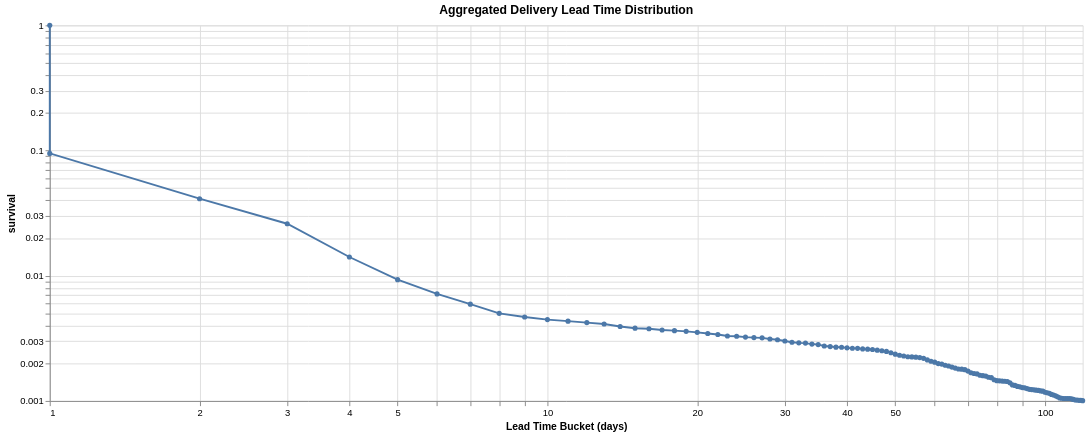

The notebook cell saved with this chart:
### Code cell
importlib.reload(lib)
df = (
    operations.sort(
        pl.col("Heure_Syst_Oper").first().over("id"), pl.col("Heure_Syst_Oper")
    )
    .pipe(
        complete_operations,
        end_states=[
            # "liv",
            "aexp",
        ],
    )
    # .join(fields["Id", "Destination"], left_on="id", right_on="Id", how="left")
    # .filter(pl.col("id").n_unique().over("Destination") >= 10000)
    .pipe(lib.span_by_id, key="id", date_col="Heure_Syst_Oper")
    .pipe(lib.survival_table, value_col="lead_days", bucket_size=1)
    # .sort(pl.col("cab").n_unique().over("Destination"))
    # .group_by("Destination", maintain_order=True)
    # .map_groups(
    #     lambda g: g.pipe(lib.span_by_id, key="id", date_col="Heure_Syst_Oper")
    #     .pipe(lib.survival_table, value_col="lead_days", bucket_size=10)
    #     .with_columns(Destination=pl.lit(g["Destination"][0]))
    # )
    # .filter(pl.col("bucket") > 0)
)

base = (
    alt.Chart(df)
    .mark_line(point=True)
    .encode(
        x=alt.X("bucket:Q", title="Lead Time Bucket (days)").scale(
            domainMin=1,
            type="log",
        ),
        tooltip=[
            alt.Tooltip("bucket:Q", title="days"),
            alt.Tooltip("cum_hazard:Q", title="cum_hazard"),
            alt.Tooltip("events:Q", title="events"),
            alt.Tooltip("survival:Q", title="survival"),
        ],
    )
    .properties(
        width=1100, height=400, title="Aggregated Delivery Lead Time Distribution"
    )
)

chart = (
    base.encode(
        y=alt.Y(
            # "pdf:Q",
            # "hazard:Q",
            "survival:Q",
        ).scale(
            type="log",
        ),
    )
    # .facet(
    #     row=alt.Row("Destination:N", title="Destination"),
    # )
)

chart

### Figure 1 — Vega-Lite specification as saved in the notebook (floating-point values rounded to 4 significant figures)
{"config": {"view": {"continuousWidth": 300, "continuousHeight": 300}}, "data": {"name": "data-bb0f48b4038827f09140c40529821ff8"}, "mark": {"type": "line", "point": true}, "encoding": {"tooltip": [{"field": "bucket", "title": "days", "type": "quantitative"}, {"field": "cum_hazard", "title": "cum_hazard", "type": "quantitative"}, {"field": "events", "title": "events", "type": "quantitative"}, {"field": "survival", "title": "survival", "type": "quantitative"}], "x": {"field": "bucket", "scale": {"domainMin": 1, "type": "log"}, "title": "Lead Time Bucket (days)", "type": "quantitative"}, "y": {"field": "survival", "scale": {"type": "log"}, "type": "quantitative"}}, "height": 400, "title": "Aggregated Delivery Lead Time Distribution", "width": 1100, "$schema": "https://vega.github.io/schema/vega-lite/v6.4.1.json", "datasets": {"data-bb0f48b4038827f09140c40529821ff8": [{"bucket": 0, "events": 155757, "pdf": 0.9051, "survival": 1.0, "hazard": 0.9051, "cum_hazard": 0.9051}, {"bucket": 1, "events": 9232, "pdf": 0.05365, "survival": 0.09489, "hazard": 0.5654, "cum_hazard": 1.47}, {"bucket": 2, "events": 2618, "pdf": 0.01521, "survival": 0.04124, "hazard": 0.3689, "cum_hazard": 1.839}, {"bucket": 3, "events": 2050, "pdf": 0.01191, "survival": 0.02603, "hazard": 0.4577, "cum_hazard": 2.297}, {"bucket": 4, "events": 828, "pdf": 0.004812, "survival": 0.01412, "hazard": 0.3409, "cum_hazard": 2.638}, {"bucket": 5, "events": 369, "pdf": 0.002144, "survival": 0.009303, "hazard": 0.2305, "cum_hazard": 2.868}, {"bucket": 6, "events": 212, "pdf": 0.001232, "survival": 0.007159, "hazard": 0.1721, "cum_hazard": 3.041}, {"bucket": 7, "events": 158, "pdf": 0.0009181, "survival": 0.005927, "hazard": 0.1549, "cum_hazard": 3.195}, {"bucket": 8, "events": 56, "pdf": 0.0003254, "survival": 0.005009, "hazard": 0.06497, "cum_hazard": 3.26}, {"bucket": 9, "events": 38, "pdf": 0.0002208, "survival": 0.004684, "hazard": 0.04715, "cum_hazard": 3.308}, {"bucket": 10, "events": 21, "pdf": 0.000122, "survival": 0.004463, "hazard": 0.02734, "cum_hazard": 3.335}, {"bucket": 11, "events": 20, "pdf": 0.0001162, "survival": 0.004341, "hazard": 0.02677, "cum_hazard": 3.362}, {"bucket": 12, "events": 19, "pdf": 0.0001104, "survival": 0.004225, "hazard": 0.02613, "cum_hazard": 3.388}, {"bucket": 13, "events": 31, "pdf": 0.0001801, "survival": 0.004114, "hazard": 0.04379, "cum_hazard": 3.432}, {"bucket": 14, "events": 21, "pdf": 0.000122, "survival": 0.003934, "hazard": 0.03102, "cum_hazard": 3.463}, {"bucket": 15, "events": 7, "pdf": 4.068e-05, "survival": 0.003812, "hazard": 0.01067, "cum_hazard": 3.473}, {"bucket": 16, "events": 14, "pdf": 8.135e-05, "survival": 0.003771, "hazard": 0.02157, "cum_hazard": 3.495}, {"bucket": 17, "events": 8, "pdf": 4.649e-05, "survival": 0.00369, "hazard": 0.0126, "cum_hazard": 3.507}, {"bucket": 18, "events": 8, "pdf": 4.649e-05, "survival": 0.003644, "hazard": 0.01276, "cum_hazard": 3.52}, {"bucket": 19, "events": 11, "pdf": 6.392e-05, "survival": 0.003597, "hazard": 0.01777, "cum_hazard": 3.538}, {"bucket": 20, "events": 13, "pdf": 7.554e-05, "survival": 0.003533, "hazard": 0.02138, "cum_hazard": 3.559}, {"bucket": 21, "events": 11, "pdf": 6.392e-05, "survival": 0.003458, "hazard": 0.01849, "cum_hazard": 3.578}, {"bucket": 22, "events": 16, "pdf": 9.298e-05, "survival": 0.003394, "hazard": 0.0274, "cum_hazard": 3.605}, {"bucket": 23, "events": 2, "pdf": 1.162e-05, "survival": 0.003301, "hazard": 0.003521, "cum_hazard": 3.609}, {"bucket": 24, "events": 9, "pdf": 5.23e-05, "survival": 0.003289, "hazard": 0.0159, "cum_hazard": 3.625}, {"bucket": 25, "events": 5, "pdf": 2.906e-05, "survival": 0.003237, "hazard": 0.008977, "cum_hazard": 3.634}, {"bucket": 26, "events": 3, "pdf": 1.743e-05, "survival": 0.003208, "hazard": 0.005435, "cum_hazard": 3.639}, {"bucket": 27, "events": 11, "pdf": 6.392e-05, "survival": 0.00319, "hazard": 0.02004, "cum_hazard": 3.659}, {"bucket": 28, "events": 8, "pdf": 4.649e-05, "survival": 0.003126, "hazard": 0.01487, "cum_hazard": 3.674}, {"bucket": 29, "events": 12, "pdf": 6.973e-05, "survival": 0.00308, "hazard": 0.02264, "cum_hazard": 3.697}, {"bucket": 30, "events": 11, "pdf": 6.392e-05, "survival": 0.00301, "hazard": 0.02124, "cum_hazard": 3.718}, {"bucket": 31, "events": 6, "pdf": 3.487e-05, "survival": 0.002946, "hazard": 0.01183, "cum_hazard": 3.73}, {"bucket": 32, "events": 2, "pdf": 1.162e-05, "survival": 0.002911, "hazard": 0.003992, "cum_hazard": 3.734}, {"bucket": 33, "events": 9, "pdf": 5.23e-05, "survival": 0.0029, "hazard": 0.01804, "cum_hazard": 3.752}, {"bucket": 34, "events": 5, "pdf": 2.906e-05, "survival": 0.002847, "hazard": 0.0102, "cum_hazard": 3.762}, {"bucket": 35, "events": 12, "pdf": 6.973e-05, "survival": 0.002818, "hazard": 0.02474, "cum_hazard": 3.787}, {"bucket": 36, "events": 5, "pdf": 2.906e-05, "survival": 0.002749, "hazard": 0.01057, "cum_hazard": 3.797}, {"bucket": 37, "events": 5, "pdf": 2.906e-05, "survival": 0.00272, "hazard": 0.01068, "cum_hazard": 3.808}, {"bucket": 38, "events": 1, "pdf": 5.811e-06, "survival": 0.002691, "hazard": 0.00216, "cum_hazard": 3.81}, {"bucket": 39, "events": 5, "pdf": 2.906e-05, "survival": 0.002685, "hazard": 0.01082, "cum_hazard": 3.821}, {"bucket": 40, "events": 3, "pdf": 1.743e-05, "survival": 0.002656, "hazard": 0.006565, "cum_hazard": 3.827}, {"bucket": 41, "events": 1, "pdf": 5.811e-06, "survival": 0.002638, "hazard": 0.002203, "cum_hazard": 3.83}, {"bucket": 42, "events": 5, "pdf": 2.906e-05, "survival": 0.002632, "hazard": 0.01104, "cum_hazard": 3.841}, {"bucket": 43, "events": 2, "pdf": 1.162e-05, "survival": 0.002603, "hazard": 0.004464, "cum_hazard": 3.845}, {"bucket": 44, "events": 3, "pdf": 1.743e-05, "survival": 0.002592, "hazard": 0.006726, "cum_hazard": 3.852}, {"bucket": 45, "events": 5, "pdf": 2.906e-05, "survival": 0.002574, "hazard": 0.01129, "cum_hazard": 3.863}, {"bucket": 46, "events": 5, "pdf": 2.906e-05, "survival": 0.002545, "hazard": 0.01142, "cum_hazard": 3.875}, {"bucket": 47, "events": 5, "pdf": 2.906e-05, "survival": 0.002516, "hazard": 0.01155, "cum_hazard": 3.886}, {"bucket": 48, "events": 10, "pdf": 5.811e-05, "survival": 0.002487, "hazard": 0.02336, "cum_hazard": 3.909}, {"bucket": 49, "events": 11, "pdf": 6.392e-05, "survival": 0.002429, "hazard": 0.02632, "cum_hazard": 3.936}, {"bucket": 50, "events": 8, "pdf": 4.649e-05, "survival": 0.002365, "hazard": 0.01966, "cum_hazard": 3.955}, {"bucket": 51, "events": 6, "pdf": 3.487e-05, "survival": 0.002319, "hazard": 0.01504, "cum_hazard": 3.97}, {"bucket": 52, "events": 5, "pdf": 2.906e-05, "survival": 0.002284, "hazard": 0.01272, "cum_hazard": 3.983}, {"bucket": 53, "events": 1, "pdf": 5.811e-06, "survival": 0.002255, "hazard": 0.002577, "cum_hazard": 3.986}, {"bucket": 54, "events": 2, "pdf": 1.162e-05, "survival": 0.002249, "hazard": 0.005168, "cum_hazard": 3.991}, {"bucket": 55, "events": 3, "pdf": 1.743e-05, "survival": 0.002237, "hazard": 0.007792, "cum_hazard": 3.999}, {"bucket": 56, "events": 5, "pdf": 2.906e-05, "survival": 0.00222, "hazard": 0.01309, "cum_hazard": 4.012}, {"bucket": 57, "events": 11, "pdf": 6.392e-05, "survival": 0.002191, "hazard": 0.02918, "cum_hazard": 4.041}, {"bucket": 58, "events": 9, "pdf": 5.23e-05, "survival": 0.002127, "hazard": 0.02459, "cum_hazard": 4.066}, {"bucket": 59, "events": 6, "pdf": 3.487e-05, "survival": 0.002075, "hazard": 0.01681, "cum_hazard": 4.082}, {"bucket": 60, "events": 9, "pdf": 5.23e-05, "survival": 0.00204, "hazard": 0.02564, "cum_hazard": 4.108}, {"bucket": 61, "events": 3, "pdf": 1.743e-05, "survival": 0.001987, "hazard": 0.008772, "cum_hazard": 4.117}, {"bucket": 62, "events": 7, "pdf": 4.068e-05, "survival": 0.00197, "hazard": 0.02065, "cum_hazard": 4.137}, {"bucket": 63, "events": 5, "pdf": 2.906e-05, "survival": 0.001929, "hazard": 0.01506, "cum_hazard": 4.153}, {"bucket": 64, "events": 6, "pdf": 3.487e-05, "survival": 0.0019, "hazard": 0.01835, "cum_hazard": 4.171}, {"bucket": 65, "events": 6, "pdf": 3.487e-05, "survival": 0.001865, "hazard": 0.01869, "cum_hazard": 4.19}, {"bucket": 66, "events": 5, "pdf": 2.906e-05, "survival": 0.00183, "hazard": 0.01587, "cum_hazard": 4.205}, {"bucket": 67, "events": 1, "pdf": 5.811e-06, "survival": 0.001801, "hazard": 0.003226, "cum_hazard": 4.209}, {"bucket": 68, "events": 3, "pdf": 1.743e-05, "survival": 0.001796, "hazard": 0.009709, "cum_hazard": 4.218}, {"bucket": 69, "events": 8, "pdf": 4.649e-05, "survival": 0.001778, "hazard": 0.02614, "cum_hazard": 4.245}, {"bucket": 70, "events": 9, "pdf": 5.23e-05, "survival": 0.001732, "hazard": 0.0302, "cum_hazard": 4.275}, {"bucket": 71, "events": 4, "pdf": 2.324e-05, "survival": 0.001679, "hazard": 0.01384, "cum_hazard": 4.289}, {"bucket": 72, "events": 2, "pdf": 1.162e-05, "survival": 0.001656, "hazard": 0.007018, "cum_hazard": 4.296}, {"bucket": 73, "events": 7, "pdf": 4.068e-05, "survival": 0.001645, "hazard": 0.02473, "cum_hazard": 4.32}, {"bucket": 74, "events": 2, "pdf": 1.162e-05, "survival": 0.001604, "hazard": 0.007246, "cum_hazard": 4.328}, {"bucket": 75, "events": 2, "pdf": 1.162e-05, "survival": 0.001592, "hazard": 0.007299, "cum_hazard": 4.335}, {"bucket": 76, "events": 6, "pdf": 3.487e-05, "survival": 0.001581, "hazard": 0.02206, "cum_hazard": 4.357}, {"bucket": 77, "events": 2, "pdf": 1.162e-05, "survival": 0.001546, "hazard": 0.007519, "cum_hazard": 4.364}, {"bucket": 78, "events": 10, "pdf": 5.811e-05, "survival": 0.001534, "hazard": 0.03788, "cum_hazard": 4.402}, {"bucket": 79, "events": 4, "pdf": 2.324e-05, "survival": 0.001476, "hazard": 0.01575, "cum_hazard": 4.418}, {"bucket": 80, "events": 1, "pdf": 5.811e-06, "survival": 0.001453, "hazard": 0.004, "cum_hazard": 4.422}, {"bucket": 81, "events": 1, "pdf": 5.811e-06, "survival": 0.001447, "hazard": 0.004016, "cum_hazard": 4.426}, {"bucket": 82, "events": 1, "pdf": 5.811e-06, "survival": 0.001441, "hazard": 0.004032, "cum_hazard": 4.43}, {"bucket": 83, "events": 1, "pdf": 5.811e-06, "survival": 0.001435, "hazard": 0.004049, "cum_hazard": 4.434}, {"bucket": 84, "events": 6, "pdf": 3.487e-05, "survival": 0.00143, "hazard": 0.02439, "cum_hazard": 4.459}, {"bucket": 85, "events": 9, "pdf": 5.23e-05, "survival": 0.001395, "hazard": 0.0375, "cum_hazard": 4.496}, {"bucket": 86, "events": 2, "pdf": 1.162e-05, "survival": 0.001342, "hazard": 0.008658, "cum_hazard": 4.505}, {"bucket": 87, "events": 4, "pdf": 2.324e-05, "survival": 0.001331, "hazard": 0.01747, "cum_hazard": 4.522}, {"bucket": 88, "events": 2, "pdf": 1.162e-05, "survival": 0.001307, "hazard": 0.008889, "cum_hazard": 4.531}, {"bucket": 89, "events": 3, "pdf": 1.743e-05, "survival": 0.001296, "hazard": 0.01345, "cum_hazard": 4.545}, {"bucket": 90, "events": 1, "pdf": 5.811e-06, "survival": 0.001278, "hazard": 0.004545, "cum_hazard": 4.549}, {"bucket": 91, "events": 3, "pdf": 1.743e-05, "survival": 0.001273, "hazard": 0.0137, "cum_hazard": 4.563}, {"bucket": 92, "events": 3, "pdf": 1.743e-05, "survival": 0.001255, "hazard": 0.01389, "cum_hazard": 4.577}, {"bucket": 93, "events": 1, "pdf": 5.811e-06, "survival": 0.001238, "hazard": 0.004695, "cum_hazard": 4.581}, {"bucket": 94, "events": 1, "pdf": 5.811e-06, "survival": 0.001232, "hazard": 0.004717, "cum_hazard": 4.586}, {"bucket": 95, "events": 1, "pdf": 5.811e-06, "survival": 0.001226, "hazard": 0.004739, "cum_hazard": 4.591}, {"bucket": 96, "events": 1, "pdf": 5.811e-06, "survival": 0.00122, "hazard": 0.004762, "cum_hazard": 4.596}, {"bucket": 97, "events": 2, "pdf": 1.162e-05, "survival": 0.001215, "hazard": 0.009569, "cum_hazard": 4.605}, {"bucket": 98, "events": 1, "pdf": 5.811e-06, "survival": 0.001203, "hazard": 0.004831, "cum_hazard": 4.61}, {"bucket": 99, "events": 4, "pdf": 2.324e-05, "survival": 0.001197, "hazard": 0.01942, "cum_hazard": 4.629}, {"bucket": 100, "events": 2, "pdf": 1.162e-05, "survival": 0.001174, "hazard": 0.009901, "cum_hazard": 4.639}, {"bucket": 101, "events": 2, "pdf": 1.162e-05, "survival": 0.001162, "hazard": 0.01, "cum_hazard": 4.649}, {"bucket": 102, "events": 4, "pdf": 2.324e-05, "survival": 0.001151, "hazard": 0.0202, "cum_hazard": 4.669}, {"bucket": 103, "events": 2, "pdf": 1.162e-05, "survival": 0.001127, "hazard": 0.01031, "cum_hazard": 4.68}, {"bucket": 104, "events": 3, "pdf": 1.743e-05, "survival": 0.001116, "hazard": 0.01562, "cum_hazard": 4.695}, {"bucket": 105, "events": 3, "pdf": 1.743e-05, "survival": 0.001098, "hazard": 0.01587, "cum_hazard": 4.711}, {"bucket": 106, "events": 4, "pdf": 2.324e-05, "survival": 0.001081, "hazard": 0.02151, "cum_hazard": 4.733}, {"bucket": 107, "events": 1, "pdf": 5.811e-06, "survival": 0.001058, "hazard": 0.005495, "cum_hazard": 4.738}, {"bucket": 108, "events": 1, "pdf": 5.811e-06, "survival": 0.001052, "hazard": 0.005525, "cum_hazard": 4.744}, {"bucket": 109, "events": 0, "pdf": 0.0, "survival": 0.001046, "hazard": 0.0, "cum_hazard": 4.744}, {"bucket": 110, "events": 0, "pdf": 0.0, "survival": 0.001046, "hazard": 0.0, "cum_hazard": 4.744}, {"bucket": 111, "events": 0, "pdf": 0.0, "survival": 0.001046, "hazard": 0.0, "cum_hazard": 4.744}, {"bucket": 112, "events": 1, "pdf": 5.811e-06, "survival": 0.001046, "hazard": 0.005556, "cum_hazard": 4.749}, {"bucket": 113, "events": 2, "pdf": 1.162e-05, "survival": 0.00104, "hazard": 0.01117, "cum_hazard": 4.761}, {"bucket": 114, "events": 2, "pdf": 1.162e-05, "survival": 0.001029, "hazard": 0.0113, "cum_hazard": 4.772}, {"bucket": 115, "events": 0, "pdf": 0.0, "survival": 0.001017, "hazard": 0.0, "cum_hazard": 4.772}, {"bucket": 116, "events": 1, "pdf": 5.811e-06, "survival": 0.001017, "hazard": 0.005714, "cum_hazard": 4.778}, {"bucket": 117, "events": 0, "pdf": 0.0, "survival": 0.001011, "hazard": 0.0, "cum_hazard": 4.778}, {"bucket": 118, "events": 1, "pdf": 5.811e-06, "survival": 0.001011, "hazard": 0.005747, "cum_hazard": 4.783}, {"bucket": 119, "events": 2, "pdf": 1.162e-05, "survival": 0.001005, "hazard": 0.01156, "cum_hazard": 4.795}]}}
